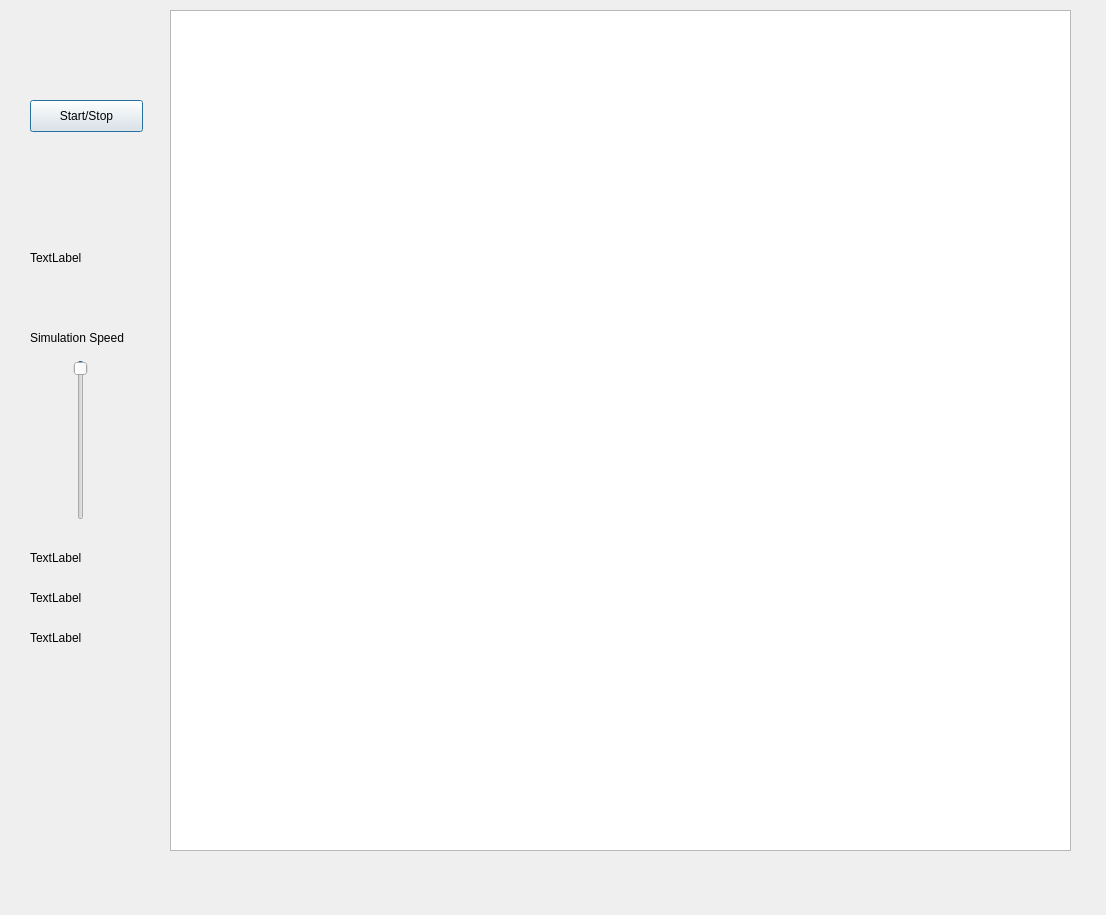
<?xml version="1.0" encoding="UTF-8"?>
<ui version="4.0">
 <class>Dialog</class>
 <widget class="QDialog" name="Dialog">
  <property name="geometry">
   <rect>
    <x>0</x>
    <y>0</y>
    <width>1106</width>
    <height>915</height>
   </rect>
  </property>
  <property name="windowTitle">
   <string>Traffic Simulation Behavior</string>
  </property>
  <property name="sizeGripEnabled">
   <bool>false</bool>
  </property>
  <widget class="QGraphicsView" name="graphicsView">
   <property name="geometry">
    <rect>
     <x>170</x>
     <y>10</y>
     <width>901</width>
     <height>841</height>
    </rect>
   </property>
  </widget>
  <widget class="QPushButton" name="pushButton">
   <property name="geometry">
    <rect>
     <x>30</x>
     <y>100</y>
     <width>113</width>
     <height>32</height>
    </rect>
   </property>
   <property name="text">
    <string>Start/Stop</string>
   </property>
  </widget>
  <widget class="QLabel" name="label">
   <property name="geometry">
    <rect>
     <x>30</x>
     <y>250</y>
     <width>121</width>
     <height>16</height>
    </rect>
   </property>
   <property name="text">
    <string>TextLabel</string>
   </property>
  </widget>
  <widget class="QLabel" name="label_2">
   <property name="geometry">
    <rect>
     <x>30</x>
     <y>330</y>
     <width>111</width>
     <height>16</height>
    </rect>
   </property>
   <property name="text">
    <string>Simulation Speed</string>
   </property>
  </widget>
  <widget class="QSlider" name="verticalSlider">
   <property name="geometry">
    <rect>
     <x>70</x>
     <y>360</y>
     <width>22</width>
     <height>160</height>
    </rect>
   </property>
   <property name="maximum">
    <number>200</number>
   </property>
   <property name="value">
    <number>1</number>
   </property>
   <property name="orientation">
    <enum>Qt::Vertical</enum>
   </property>
   <property name="invertedAppearance">
    <bool>true</bool>
   </property>
  </widget>
  <widget class="QLabel" name="label_3">
   <property name="geometry">
    <rect>
     <x>30</x>
     <y>550</y>
     <width>121</width>
     <height>16</height>
    </rect>
   </property>
   <property name="text">
    <string>TextLabel</string>
   </property>
  </widget>
  <widget class="QLabel" name="label_4">
   <property name="geometry">
    <rect>
     <x>30</x>
     <y>590</y>
     <width>121</width>
     <height>16</height>
    </rect>
   </property>
   <property name="text">
    <string>TextLabel</string>
   </property>
  </widget>
  <widget class="QLabel" name="label_5">
   <property name="geometry">
    <rect>
     <x>30</x>
     <y>630</y>
     <width>121</width>
     <height>16</height>
    </rect>
   </property>
   <property name="text">
    <string>TextLabel</string>
   </property>
  </widget>
 </widget>
 <layoutdefault spacing="6" margin="11"/>
 <resources/>
 <connections/>
</ui>
